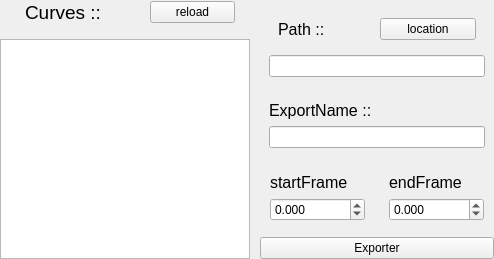
           <widget class="QWidget" name="tab_2">
            <attribute name="title">
             <string>abcExport</string>
            </attribute>
            <layout class="QHBoxLayout" name="horizontalLayout_13">
             <property name="spacing">
              <number>0</number>
             </property>
             <property name="leftMargin">
              <number>0</number>
             </property>
             <property name="topMargin">
              <number>0</number>
             </property>
             <property name="rightMargin">
              <number>0</number>
             </property>
             <property name="bottomMargin">
              <number>0</number>
             </property>
             <item>
              <widget class="QFrame" name="frame_26">
               <property name="frameShape">
                <enum>QFrame::Shape::NoFrame</enum>
               </property>
               <property name="frameShadow">
                <enum>QFrame::Shadow::Raised</enum>
               </property>
               <layout class="QHBoxLayout" name="horizontalLayout_12">
                <property name="spacing">
                 <number>0</number>
                </property>
                <property name="leftMargin">
                 <number>0</number>
                </property>
                <property name="topMargin">
                 <number>0</number>
                </property>
                <property name="rightMargin">
                 <number>0</number>
                </property>
                <property name="bottomMargin">
                 <number>0</number>
                </property>
                <item>
                 <widget class="QFrame" name="frame_16">
                  <property name="minimumSize">
                   <size>
                    <width>260</width>
                    <height>0</height>
                   </size>
                  </property>
                  <property name="maximumSize">
                   <size>
                    <width>260</width>
                    <height>16777215</height>
                   </size>
                  </property>
                  <property name="frameShape">
                   <enum>QFrame::Shape::NoFrame</enum>
                  </property>
                  <property name="frameShadow">
                   <enum>QFrame::Shadow::Raised</enum>
                  </property>
                  <layout class="QVBoxLayout" name="verticalLayout_12">
                   <property name="spacing">
                    <number>6</number>
                   </property>
                   <property name="leftMargin">
                    <number>0</number>
                   </property>
                   <property name="topMargin">
                    <number>0</number>
                   </property>
                   <property name="rightMargin">
                    <number>0</number>
                   </property>
                   <property name="bottomMargin">
                    <number>0</number>
                   </property>
                   <item>
                    <widget class="QFrame" name="frame_15">
                     <property name="frameShape">
                      <enum>QFrame::Shape::NoFrame</enum>
                     </property>
                     <property name="frameShadow">
                      <enum>QFrame::Shadow::Raised</enum>
                     </property>
                     <layout class="QHBoxLayout" name="horizontalLayout_10">
                      <property name="spacing">
                       <number>1</number>
                      </property>
                      <property name="leftMargin">
                       <number>1</number>
                      </property>
                      <property name="topMargin">
                       <number>1</number>
                      </property>
                      <property name="rightMargin">
                       <number>1</number>
                      </property>
                      <property name="bottomMargin">
                       <number>9</number>
                      </property>
                      <item>
                       <widget class="QLabel" name="label_10">
                        <property name="minimumSize">
                         <size>
                          <width>100</width>
                          <height>0</height>
                         </size>
                        </property>
                        <property name="maximumSize">
                         <size>
                          <width>100</width>
                          <height>16777215</height>
                         </size>
                        </property>
                        <property name="font">
                         <font>
                          <pointsize>14</pointsize>
                         </font>
                        </property>
                        <property name="text">
                         <string>Curves :: </string>
                        </property>
                       </widget>
                      </item>
                      <item>
                       <widget class="QPushButton" name="CrvReload_Btn">
                        <property name="minimumSize">
                         <size>
                          <width>85</width>
                          <height>0</height>
                         </size>
                        </property>
                        <property name="maximumSize">
                         <size>
                          <width>85</width>
                          <height>16777215</height>
                         </size>
                        </property>
                        <property name="text">
                         <string>reload</string>
                        </property>
                       </widget>
                      </item>
                     </layout>
                    </widget>
                   </item>
                   <item>
                    <widget class="QListWidget" name="alembicCurve_LW">
                     <property name="minimumSize">
                      <size>
                       <width>250</width>
                       <height>0</height>
                      </size>
                     </property>
                     <property name="maximumSize">
                      <size>
                       <width>250</width>
                       <height>16777215</height>
                      </size>
                     </property>
                     <property name="selectionMode">
                      <enum>QAbstractItemView::SelectionMode::MultiSelection</enum>
                     </property>
                    </widget>
                   </item>
                  </layout>
                 </widget>
                </item>
                <item>
                 <widget class="QFrame" name="frame_20">
                  <property name="minimumSize">
                   <size>
                    <width>0</width>
                    <height>0</height>
                   </size>
                  </property>
                  <property name="maximumSize">
                   <size>
                    <width>16777215</width>
                    <height>16777215</height>
                   </size>
                  </property>
                  <property name="frameShape">
                   <enum>QFrame::Shape::NoFrame</enum>
                  </property>
                  <property name="frameShadow">
                   <enum>QFrame::Shadow::Raised</enum>
                  </property>
                  <layout class="QVBoxLayout" name="verticalLayout_15">
                   <property name="leftMargin">
                    <number>0</number>
                   </property>
                   <property name="topMargin">
                    <number>0</number>
                   </property>
                   <property name="rightMargin">
                    <number>0</number>
                   </property>
                   <property name="bottomMargin">
                    <number>0</number>
                   </property>
                   <item>
                    <widget class="QFrame" name="frame_19">
                     <property name="frameShape">
                      <enum>QFrame::Shape::NoFrame</enum>
                     </property>
                     <property name="frameShadow">
                      <enum>QFrame::Shadow::Raised</enum>
                     </property>
                     <property name="lineWidth">
                      <number>0</number>
                     </property>
                     <layout class="QVBoxLayout" name="verticalLayout_14">
                      <item>
                       <widget class="QFrame" name="frame_17">
                        <property name="frameShape">
                         <enum>QFrame::Shape::NoFrame</enum>
                        </property>
                        <property name="frameShadow">
                         <enum>QFrame::Shadow::Plain</enum>
                        </property>
                        <property name="lineWidth">
                         <number>0</number>
                        </property>
                        <layout class="QHBoxLayout" name="horizontalLayout_11">
                         <item>
                          <widget class="QLabel" name="label_11">
                           <property name="font">
                            <font>
                             <pointsize>12</pointsize>
                            </font>
                           </property>
                           <property name="text">
                            <string>Path :: </string>
                           </property>
                          </widget>
                         </item>
                         <item>
                          <widget class="QPushButton" name="ExportPath_Btn">
                           <property name="text">
                            <string>location</string>
                           </property>
                          </widget>
                         </item>
                        </layout>
                       </widget>
                      </item>
                      <item>
                       <widget class="QLineEdit" name="ExportPath_LE"/>
                      </item>
                     </layout>
                    </widget>
                   </item>
                   <item>
                    <widget class="QFrame" name="frame_18">
                     <property name="frameShape">
                      <enum>QFrame::Shape::NoFrame</enum>
                     </property>
                     <property name="frameShadow">
                      <enum>QFrame::Shadow::Plain</enum>
                     </property>
                     <property name="lineWidth">
                      <number>0</number>
                     </property>
                     <layout class="QVBoxLayout" name="verticalLayout_13">
                      <item>
                       <widget class="QLabel" name="label_12">
                        <property name="font">
                         <font>
                          <pointsize>12</pointsize>
                         </font>
                        </property>
                        <property name="text">
                         <string>ExportName :: </string>
                        </property>
                       </widget>
                      </item>
                      <item>
                       <widget class="QLineEdit" name="ExportName_LE">
                        <property name="text">
                         <string/>
                        </property>
                        <property name="readOnly">
                         <bool>true</bool>
                        </property>
                       </widget>
                      </item>
                     </layout>
                    </widget>
                   </item>
                   <item>
                    <widget class="QFrame" name="frame_23">
                     <property name="frameShape">
                      <enum>QFrame::Shape::NoFrame</enum>
                     </property>
                     <property name="frameShadow">
                      <enum>QFrame::Shadow::Plain</enum>
                     </property>
                     <layout class="QHBoxLayout" name="horizontalLayout_14">
                      <property name="leftMargin">
                       <number>1</number>
                      </property>
                      <property name="topMargin">
                       <number>1</number>
                      </property>
                      <property name="rightMargin">
                       <number>1</number>
                      </property>
                      <property name="bottomMargin">
                       <number>1</number>
                      </property>
                      <item>
                       <widget class="QFrame" name="frame_24">
                        <property name="frameShape">
                         <enum>QFrame::Shape::NoFrame</enum>
                        </property>
                        <property name="frameShadow">
                         <enum>QFrame::Shadow::Raised</enum>
                        </property>
                        <property name="lineWidth">
                         <number>0</number>
                        </property>
                        <layout class="QVBoxLayout" name="verticalLayout_17">
                         <item>
                          <widget class="QLabel" name="label_9">
                           <property name="font">
                            <font>
                             <pointsize>12</pointsize>
                            </font>
                           </property>
                           <property name="text">
                            <string>startFrame</string>
                           </property>
                          </widget>
                         </item>
                         <item>
                          <widget class="QDoubleSpinBox" name="startExportFrame_DSB">
                           <property name="decimals">
                            <number>3</number>
                           </property>
                           <property name="minimum">
                            <double>-9999999.000000000000000</double>
                           </property>
                           <property name="maximum">
                            <double>9999999.000000000000000</double>
                           </property>
                          </widget>
                         </item>
                        </layout>
                       </widget>
                      </item>
                      <item>
                       <widget class="QFrame" name="frame_25">
                        <property name="frameShape">
                         <enum>QFrame::Shape::NoFrame</enum>
                        </property>
                        <property name="frameShadow">
                         <enum>QFrame::Shadow::Raised</enum>
                        </property>
                        <property name="lineWidth">
                         <number>0</number>
                        </property>
                        <layout class="QVBoxLayout" name="verticalLayout_18">
                         <item>
                          <widget class="QLabel" name="label_13">
                           <property name="font">
                            <font>
                             <pointsize>12</pointsize>
                            </font>
                           </property>
                           <property name="text">
                            <string>endFrame</string>
                           </property>
                          </widget>
                         </item>
                         <item>
                          <widget class="QDoubleSpinBox" name="endExportFrame_DSB">
                           <property name="decimals">
                            <number>3</number>
                           </property>
                           <property name="minimum">
                            <double>-9999999.000000000000000</double>
                           </property>
                           <property name="maximum">
                            <double>9999999.000000000000000</double>
                           </property>
                          </widget>
                         </item>
                        </layout>
                       </widget>
                      </item>
                     </layout>
                    </widget>
                   </item>
                   <item>
                    <widget class="QPushButton" name="Export_Btn">
                     <property name="text">
                      <string>Exporter</string>
                     </property>
                    </widget>
                   </item>
                  </layout>
                 </widget>
                </item>
               </layout>
              </widget>
             </item>
            </layout>
           </widget>
